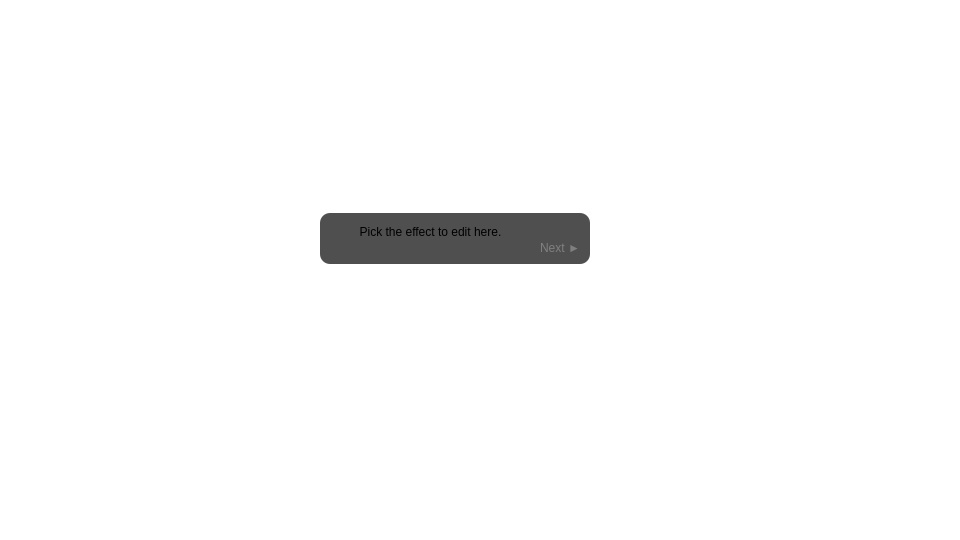
  <widget class="QGroupBox" name="slide_20">
   <property name="geometry">
    <rect>
     <x>960</x>
     <y>0</y>
     <width>960</width>
     <height>540</height>
    </rect>
   </property>
   <property name="styleSheet">
    <string notr="true">background: transparent;
border: 0px;</string>
   </property>
   <property name="title">
    <string/>
   </property>
   <widget class="QGroupBox" name="instruction_20">
    <property name="geometry">
     <rect>
      <x>320</x>
      <y>213</y>
      <width>270</width>
      <height>51</height>
     </rect>
    </property>
    <property name="styleSheet">
     <string notr="true">QGroupBox { background: #B0000000; border-radius: 10px; }</string>
    </property>
    <property name="title">
     <string/>
    </property>
    <widget class="QPushButton" name="next_20">
     <property name="geometry">
      <rect>
       <x>210</x>
       <y>25</y>
       <width>60</width>
       <height>20</height>
      </rect>
     </property>
     <property name="styleSheet">
      <string notr="true">QPushButton { color: #808080; }
QPushButton:hover { color: #C0C0C0; }</string>
     </property>
     <property name="text">
      <string>Next ►</string>
     </property>
    </widget>
    <widget class="QLabel" name="label_20">
     <property name="geometry">
      <rect>
       <x>0</x>
       <y>-1</y>
       <width>221</width>
       <height>41</height>
      </rect>
     </property>
     <property name="text">
      <string>&lt;html&gt;&lt;head/&gt;&lt;body&gt;&lt;p&gt;Pick the effect to edit here.&lt;/p&gt;&lt;/body&gt;&lt;/html&gt;</string>
     </property>
     <property name="alignment">
      <set>Qt::AlignCenter</set>
     </property>
     <property name="wordWrap">
      <bool>true</bool>
     </property>
    </widget>
    <zorder>label_20</zorder>
    <zorder>next_20</zorder>
   </widget>
  </widget>
